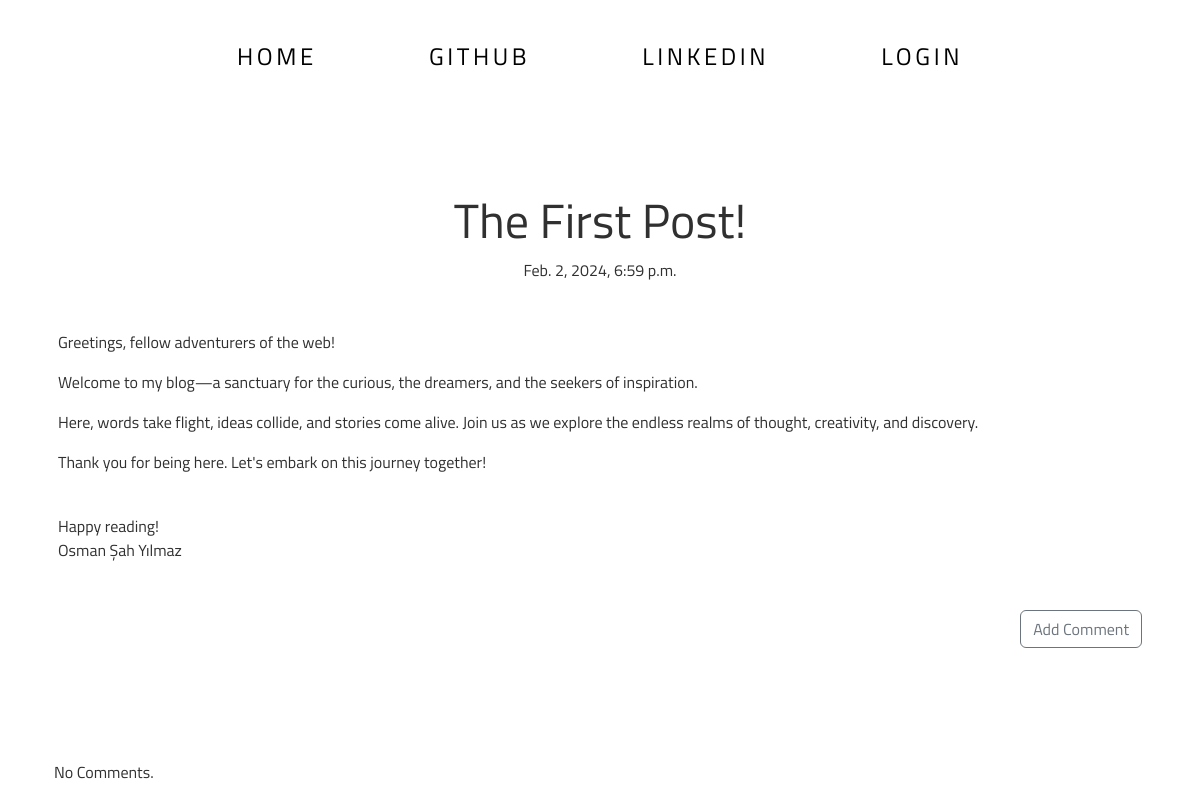
/post/1, run on the app's committed database.
### blog/models.py (models this page shows, shortened)
class Post(models.Model):
    author = models.ForeignKey('auth.User', on_delete=models.CASCADE)
    title = models.CharField(max_length=64)
    text = models.TextField()
    create_date = models.DateTimeField(default= timezone.now)
    published_date = models.DateTimeField(blank=True, null=True)

### blog/views.py (the view)
class PostDetailView(DetailView):
    model = Post

### blog/templates/blog/post_detail.html (shortened to what this page needs)
{% extends 'blog/base.html' %}
{% block content %}
<div class="rounded-3 my-5 p-3">
    <h1 class="post-title">{{post.title}}</h1>
    {% if post.published_date %}
    <div class="date post-date mb-5">
        {{ post.published_date }}
    </div>
    {% else %}
    <div class="d-grid gap-2 d-md-flex justify-content-md-end">
        <a class="btn btn-outline-success" href="{% url 'post_publish' pk=post.pk %}">Publish</a>
    </div>
    {% endif %}
    <p class="post-content fs-5">
        {{ post.text|safe|linebreaksbr}}
    </p>
    <div class="d-grid gap-2 d-md-flex justify-content-md-end  my-5">
    <a class="btn btn-outline-secondary" href="{% url 'add_comment_to_post' pk=post.pk %}">Add Comment</a>
    </div>
</div>
<div class="container ">
    <div class="comment my-5">
        {% for comment in post.comments.all %}
        <br>
        {% if user.is_authenticated or comment.approved_comment%}
        {{comment.created_date}}
        {% if not comment.approved_comment %}
        <a class="btn btn-outline-danger" href="{% url 'comment_remove' pk=comment.pk %}">
            Remove
        </a>
        <a class="btn btn-outline-success" href="{% url 'comment_approve' pk=comment.pk %}">
            Approve
        </a>
        {% endif %}
        <p>{{comment.text|safe|linebreaks}}</p>
        <p>Posted By: {{ comment.author }}</p>
    </div>
    {% endif %}
    {% empty %}
    <p>No Comments.</p>
    {% endfor %}
</div>
{% endblock %}

### blog/static/css/blog.css (style rules this page uses)
body { font-family: 'Titillium Web', sans-serif; color: #303030 !important; }
a { color: inherit; text-decoration: none; }
.post-date { text-align: center; }
.post-title { font-size: 3em; text-align: center; }
.post-content { font-size: 1.5em; }

### data on the page
Post: title "The First Post!", published_date "Feb. 2, 2024, 6:59 p.m.", text "Greetings, fellow adventurers of the web! Welcome to my blog—a sanctuary for the curious, the dreamers, and the seekers of inspiration. Here, words take flight, ideas collide, and stories come alive. Join us as we explore the endless realms of thought, creativity, and discovery. Thank you for being here. Let's embark on this journey together! Happy reading! Osman Şah Yılmaz"
